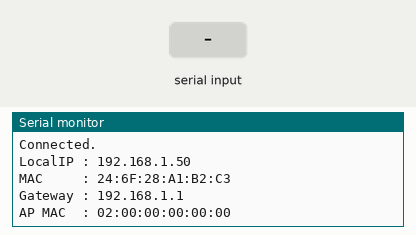
Simulated run of this sketch. Board: ESP8266 (NodeMCU). Shown: the last lines printed to the serial monitor. The test bench sets the inputs (shaded band). WiFi joins after 1.5 s; servers stay silent unless stated.

Above: at 2.9 s.
3.0 s: "1\n" received over Serial
At 3.6 s:
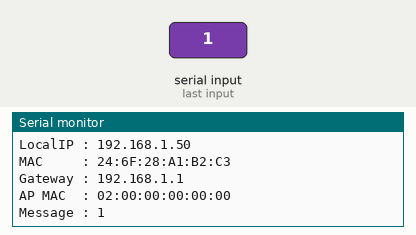
4.5 s: "0\n" received over Serial
At 5.2 s:
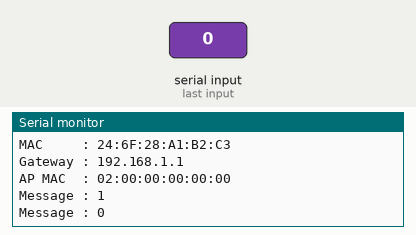
6.0 s: "2\n" received over Serial
At 6.9 s:
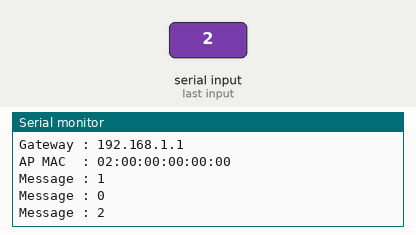

Measured:
- after the input at 3.0 s, the serial monitor: prints a new line at once (image 1)
- after the input at 4.5 s, the serial monitor: prints a new line at once (image 2)
- after the input at 6.0 s, the serial monitor: prints a new line after 0.05 s (image 3)

The sketch:

station.ino
```cpp
/*  Accesspoint - station communication without router
 *  see: https://github.com/esp8266/Arduino/blob/master/doc/esp8266wifi/station-class.rst
 *  Works with: accesspoint_bare_01.ino
 */

#include <ESP8266WiFi.h>

char ssid[] = "WIFI_AP";          // SSID of your AP
char pass[] = "123456789";          // password of your AP

IPAddress server(192,168,4,15);     // IP address of the AP
WiFiClient client;

String getString();

void setup() {
  Serial.begin(115200);

  WiFi.mode(WIFI_STA);
  WiFi.disconnect();
  WiFi.begin(ssid, pass);           // connects to the WiFi AP

  Serial.println("Connecting to the AccessPpoint");
  while (WiFi.status() != WL_CONNECTED) {
    Serial.print(WiFi.status());
    delay(500);
  }

  Serial.println("\nConnected.");
  Serial.println("LocalIP : " + WiFi.localIP().toString());
  Serial.println("MAC     : " + WiFi.macAddress());
  Serial.println("Gateway : " + WiFi.gatewayIP().toString());
  Serial.println("AP MAC  : " + WiFi.BSSIDstr());

  client.connect(server, 80);
}

String msg;
char c;

void loop() {
  if(client){
    msg = getString();
    if(msg.length() > 0){
      Serial.println("Message : " + msg);
      client.print(msg + "\n");
      client.flush();
    }
  }else{
    client.connect(server, 80);
  }
}

String getString(){
  String result = "";

  if(!Serial.available()){
    delay(100);
  }
  while(Serial.available()){
    do{
      c = Serial.read();
      result += c;
    }while(Serial.available());
    delay(10);
  }
  return result;
}
```
